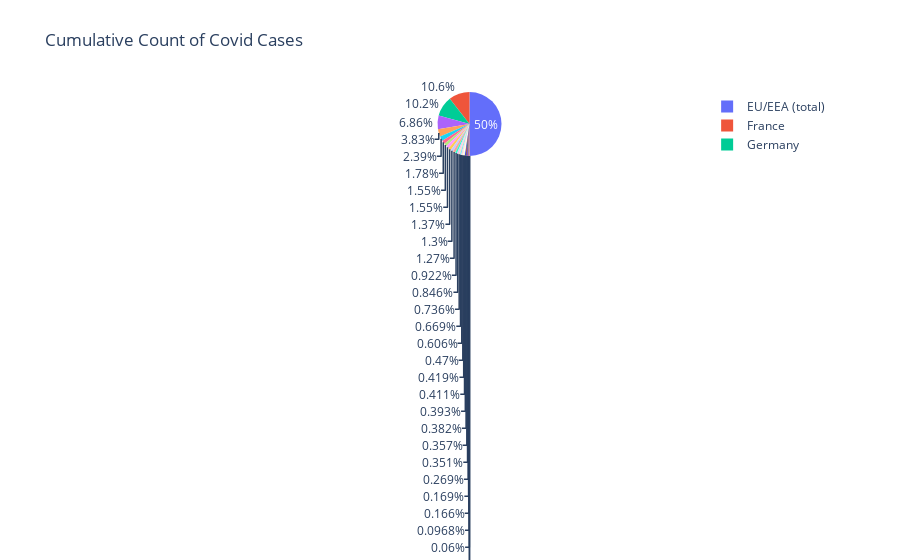

Source (notebook cell):
### Code cell
fig = px.pie(lastweek['country'], values=lastweek['cumulative_count'], names=lastweek['country'].unique(), title='Cumulative Count of Covid Cases')
fig.show()

### Figure 1 — Plotly figure (JSON) as saved in the notebook; plotly's stock layout.template omitted (floating-point values rounded to 4 significant figures)
{"data": [{"domain": {"x": [0, 1], "y": [0, 1]}, "hovertemplate": "label=%{label}<br>value=%{value}<extra></extra>", "labels": ["Austria", "Belgium", "Bulgaria", "Croatia", "Cyprus", "Czechia", "Denmark", "Estonia", "EU/EEA (total)", "Finland", "France", "Germany", "Greece", "Hungary", "Iceland", "Ireland", "Italy", "Latvia", "Liechtenstein", "Lithuania", "Luxembourg", "Malta", "Netherlands", "Norway", "Poland", "Portugal", "Romania", "Slovakia", "Slovenia", "Spain", "Sweden"], "legendgroup": "", "name": "", "showlegend": true, "type": "pie", "values": [5553569, 4629783, 1275928, 1366727, 604652, 4550865, 3021693, 591557, 178661567, 1402591, 37711079, 36395602, 4893985, 2166433, 214371, 1680230, 24513418, 960419, 20757, 1496419, 345737, 115769, 8541330, 1468650, 6359703, 5542988, 3294446, 2391482, 1254854, 13668218, 2628312]}], "layout": {"legend": {"tracegroupgap": 0}, "title": {"text": "Cumulative Count of Covid Cases"}}}
